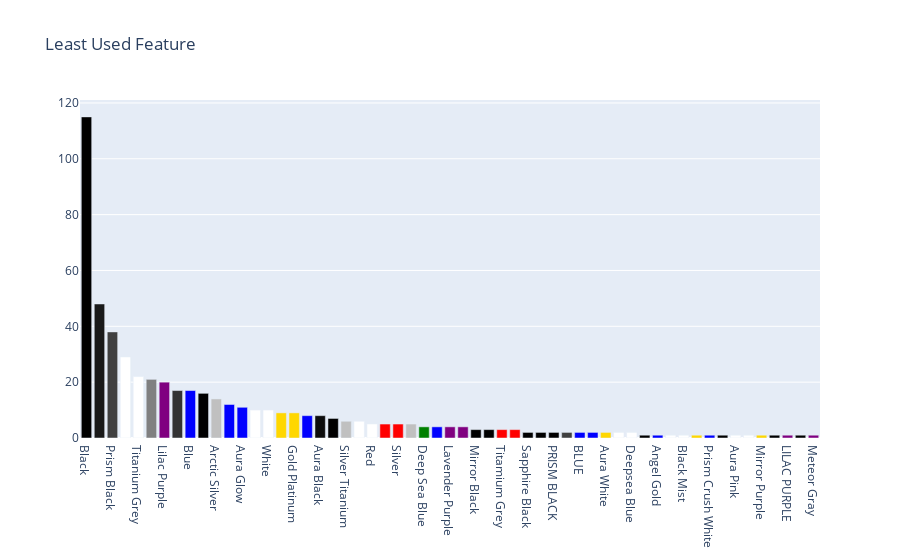

Write notebook code for a chart like this one.
### Code cell
colors = n


fig = go.Figure(data=[go.Bar(
    x=phone_colour.index,
    y=phone_colour.values,
    marker_color=colors # marker color can be a single color value or an iterable
)])
fig.update_layout(title_text='Least Used Feature')

### Figure 1 — Plotly figure (JSON) as saved in the notebook; plotly's stock layout.template omitted (floating-point values rounded to 4 significant figures)
{"data": [{"marker": {"color": ["  #000000", "  #1a1a1a", " #404040", "white", "white", "grey", "purple", " #333333", "blue", "  #000000", "silver", "blue", "blue", "white", "white", "gold", "gold", "blue", " #0d0d0d", "  #000000", "silver", "white", "white", "red", "red", "silver", "green", "blue", "purple", "purple", "  #000000", "  #000000", "red", "red", "  #000000", "  #000000", "  #000000", " #404040", "blue", "blue", "gold", "white", "white", "  #000000", "blue", "white", "white", "gold", "blue", "  #000000", "white", "white", "gold", "  #000000", "purple", "  #000000", "purple"]}, "type": "bar", "x": ["Black", "Midnight Black", "Prism Black", "Prism White", "Titanium Grey", "Orchid Gray", "Lilac Purple", "Black Onyx", "Blue", "black", "Arctic Silver", "Ocean Blue", "Aura Glow", "Prism Blue", "White", "Gold", "Gold Platinum", "Coral Blue", "Aura Black", "Black Sapphire", "Silver Titanium", "White Pearl", "Red", "Orchid Grey", "Silver", "Prism Green", "Deep Sea Blue", "Purple", "Lavender Purple", "Ceramic Black", "Mirror Black", "RED", "Titamium Grey", "Black Pearl", "Sapphire Black", "BLACK", "PRISM BLACK", "black/Blue", "BLUE", "Tungsten Gold", "Aura White", "Charcoal Black", "Deepsea Blue", "Ghost White", "Angel Gold", "Pebble Blue", "Black Mist", "violet", "Prism Crush White", "Sunrise Gold", "Aura Pink", "Prism Crush Black", "Mirror Purple", "Black Sky", "LILAC PURPLE", "Canary Yellow", "Meteor Gray"], "y": [115, 48, 38, 29, 22, 21, 20, 17, 17, 16, 14, 12, 11, 10, 10, 9, 9, 8, 8, 7, 6, 6, 5, 5, 5, 5, 4, 4, 4, 4, 3, 3, 3, 3, 2, 2, 2, 2, 2, 2, 2, 2, 2, 1, 1, 1, 1, 1, 1, 1, 1, 1, 1, 1, 1, 1, 1]}], "layout": {"title": {"text": "Least Used Feature"}}}
